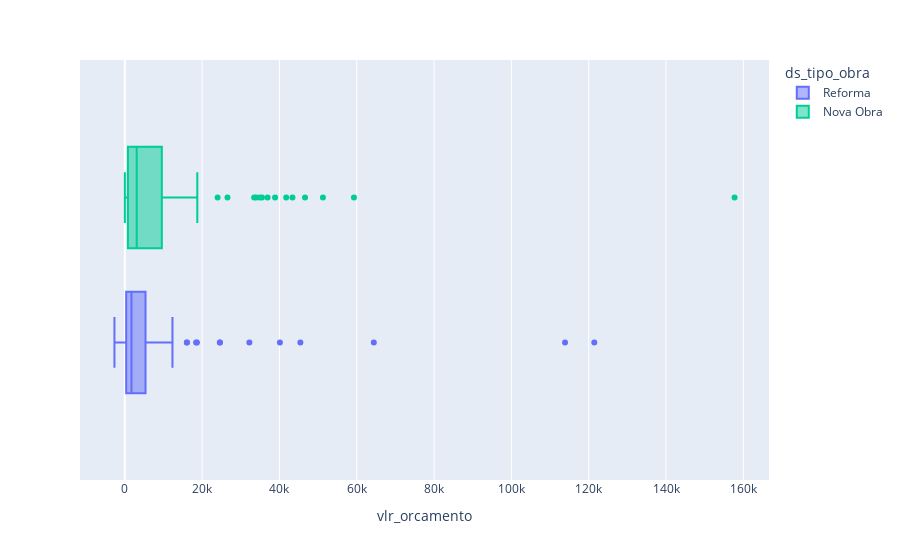

Write notebook code for a chart like this one.
### Code cell
px.box(x_teste_df, x = 'vlr_orcamento', color = 'ds_tipo_obra')

### Figure 1 — Plotly figure (JSON) as saved in the notebook; plotly's stock layout.template omitted (floating-point values rounded to 4 significant figures; data arrays with more than 128 entries replaced by an {"elided": "..."} marker saying what was removed)
{"data": [{"alignmentgroup": "True", "hovertemplate": "ds_tipo_obra=Reforma<br>vlr_orcamento=%{x}<extra></extra>", "legendgroup": "Reforma", "marker": {"color": "#636efa"}, "name": "Reforma", "notched": false, "offsetgroup": "Reforma", "orientation": "h", "showlegend": true, "type": "box", "x": {"elided": "142 float values"}, "x0": " ", "xaxis": "x", "y0": " ", "yaxis": "y"}, {"alignmentgroup": "True", "hovertemplate": "ds_tipo_obra=Nova Obra<br>vlr_orcamento=%{x}<extra></extra>", "legendgroup": "Nova Obra", "marker": {"color": "#00cc96"}, "name": "Nova Obra", "notched": false, "offsetgroup": "Nova Obra", "orientation": "h", "showlegend": true, "type": "box", "x": [1761.0, 1615.0, 15.39, 43.47, 386.0, 148.6, 1667.0, 2530.0, 795.9, 18750.0, 3833.0, 26560.0, 11360.0, 8318.0, 9826.0, 3022.0, 43.18, 273.8, 4121.0, 7701.0, 1547.0, 87.8, 34820.0, 41750.0, 6882.0, 6199.0, 2618.0, 32.85, 6508.0, 5206.0, 1677.0, 1057.0, 3542.0, 7624.0, 96.26, 1261.0, 18750.0, 1252.0, 4949.0, 632.7, 59270.0, 3179.0, 234.7, 51246, 494.9, 971.7, 10510.0, 28.16, 157700.0, 752.4, 4784.0, 9668.0, 24000.0, 12350.0, 7679.0, 7191.0, 808.4, 36930.0, 38860.0, 971.7, 73.7, 14260.0, 2290.0, 33950.0, 1615.0, 291.1, 2845, 9480.0, 1820.0, 601.4, 1394.0, 3130.0, 134.1, 2508.0, 46620.0, 3459.0, 530.6, 906.0, 1800.0, 516.4, 299.1, 6014.0, 4617, 43370.0, 33450.0, 3782.0, 35480.0, 4107.0], "x0": " ", "xaxis": "x", "y0": " ", "yaxis": "y"}], "layout": {"boxmode": "group", "legend": {"title": {"text": "ds_tipo_obra"}, "tracegroupgap": 0}, "margin": {"t": 60}, "xaxis": {"anchor": "y", "domain": [0, 1], "title": {"text": "vlr_orcamento"}}, "yaxis": {"anchor": "x", "domain": [0, 1]}}}
